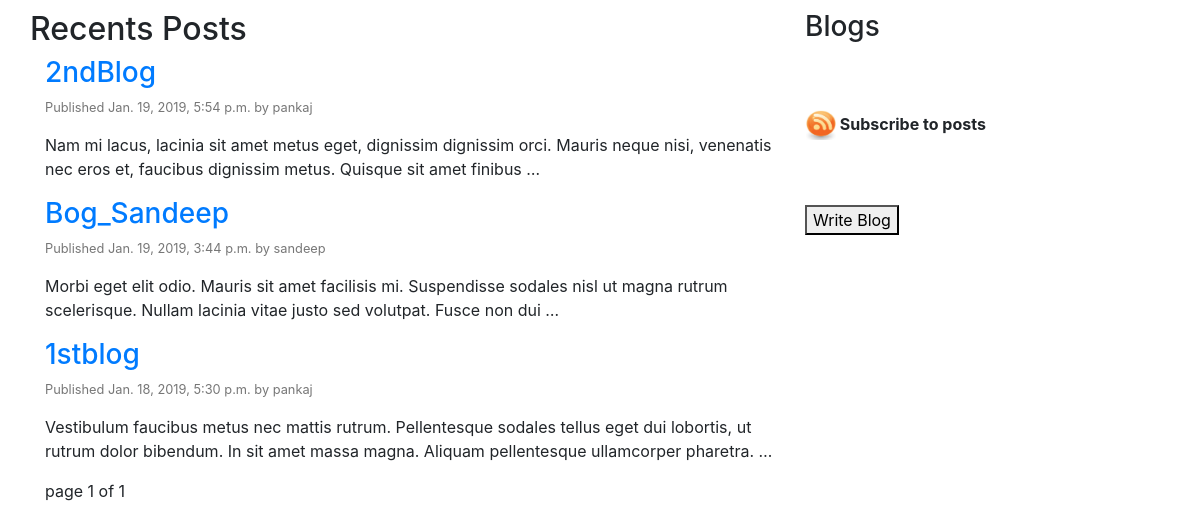
/blog/, run on an earlier commit of the app's database.
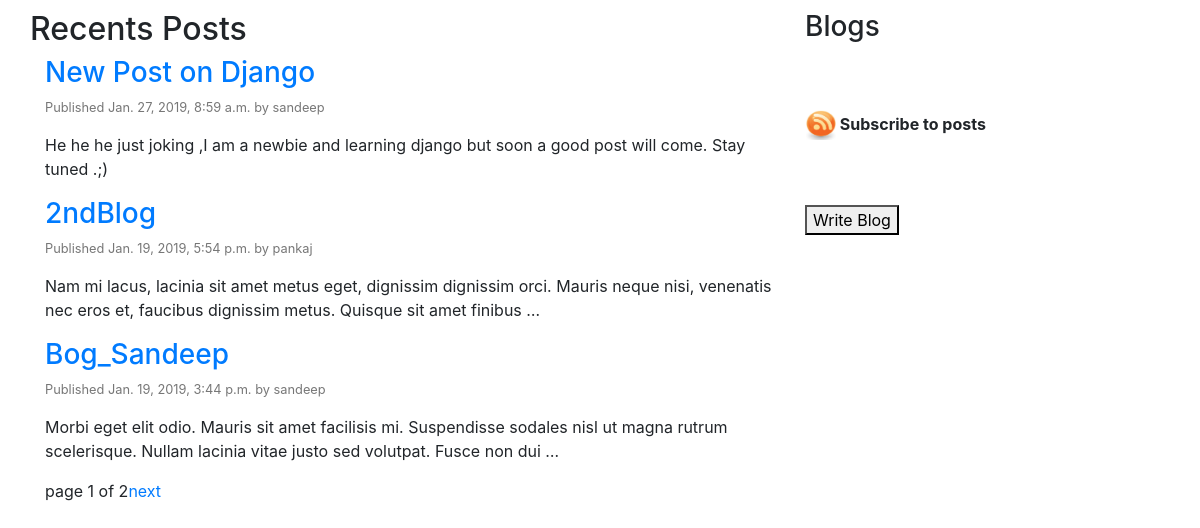
And on a later commit of the database.
### blog/models.py (models this page shows, shortened)
class Post(models.Model):
    STATUS_CHOICES = (
        ('draft', 'Draft'),
        ('published', 'Published'),
    )
    title = models.CharField(max_length=250)
    slug = models.SlugField(max_length=250, unique_for_date='publish')
    author = models.ForeignKey(User, related_name='blog_posts', on_delete=models.PROTECT)
    body = models.TextField()
    publish = models.DateTimeField(default=timezone.now)
    created = models.DateTimeField(auto_now_add=True)
    updated = models.DateTimeField(auto_now=True)
    status = models.CharField(max_length=10, choices=STATUS_CHOICES,default='draft')
    objects = models.Manager()
    published = PublishedManager()
    class Meta:
        ordering = ('-publish',)
    def get_absolute_url(self):
        return reverse('blog:post_detail_view',
                       args=[self.publish.year, self.publish.strftime('%m'), self.publish.strftime('%d'), self.slug])

### blog/views.py (the view)
def post_list_view(request):
    list_objects = Post.published.get_queryset()
    paginator = Paginator(list_objects, 3)
    page = request.GET.get('page')
    try:
        posts = paginator.page(page)
    except PageNotAnInteger:
        posts = paginator.page(1)
        print('PageNotAnInteger')
    except EmptyPage:
        posts = paginator.page(paginator.num_pages)
        print('EmptyPage')
    return render(request, 'blog/post/list.html', {'posts': posts})

### blog/models.py (called while the page is built)
    def get_queryset(self):
        return super(PublishedManager,self).get_queryset().filter(status='published')

### blog/templates/blog/post/list.html (shortened to what this page needs)
{% extends "blog/master.html" %}
{% block content %}
    <div class="row" >
   <h2 class="page-header">Recents Posts</h2>
        <br>
    </div>
    {% for post in posts %}
       <h3><a href="{{ post.get_absolute_url }}">{{ post.title }}</a></h3>
        <p class="small" style="color: #777777">Published {{ post.publish }} by {{ post.author }}</p>
        <p>{{ post.body|truncatewords:25|linebreaks }}</p>
    {% endfor %}
    {% include "paginator.html" with page=posts %}
{% endblock %}

### blog/templates/blog/master.html (shortened to what this page needs)
{% load staticfiles %}
<html lang="en">
<head>
    <link rel="stylesheet" href="{% static 'css/customcss/main.css' %}">
    <link rel="stylesheet" href="https://maxcdn.bootstrapcdn.com/bootstrap/4.0.0/css/bootstrap.min.css">
</head>
<body>
<div class="container">
    <div class="row">
        <div class="col-md-8">
            {% block content %}
            {% endblock %}
        </div>
        <div class="col-md-4">
            <h3>Blogs </h3>
            <div id="subscribe">
                <img src="{% static 'image/feed_icon.png' %}" alt="Subscribe to RSS Feed"
                     style="width:30px;height:30px">
                <span style="text-decoration:none;border:none;cursor:pointer;">Subscribe to posts</span><br>
            </div>
            <button id="writeButton" type="submit" value="Click" >Write Blog</button>
        </div>
    </div>
</div>
</body>
</html>

### blog/templates/paginator.html (shortened to what this page needs)
<div class="container">
    <div class="row">
    <span class="pagination">
      <span class="active">
          page {{ page.number }} of {{ page.paginator.num_pages }}
      </span>
    {% if page.has_next %}
        <a href="?page={{ page.next_page_number }}">next</a>
    {% endif %}
    </span>
</div>
</div>

### static/css/customcss/main.css (style rules this page uses)
body { margin:10px 10px; }
* { box-sizing: border-box; }
body { margin: 10px; padding: 10px; }
#subscribe { margin: 4em auto; line-height: 30px; font-weight: 700; border: 1px solid white; }

What changed in the data, as far as the page shows it:
no longer on this page (row unchanged): Post: title "1stblog", publish "Jan. 18, 2019, 5:30 p.m.", author "pankaj", body "Vestibulum faucibus metus nec mattis rutrum. Pellentesque sodales tellus eget dui lobortis, ut rutrum dolor bibendum. In sit amet massa magna. Aliquam pellentesque ullamcorper pharetra. …"
added Post: title "New Post on Django", publish "Jan. 27, 2019, 8:59 a.m.", author "sandeep", body "He he he just joking ,I am a newbie and learning django but soon a good post will come. Stay tuned .;)"
Also different on the page:
{{ page.paginator.num_pages }}: "1" → "2"
text now shown: "next"
